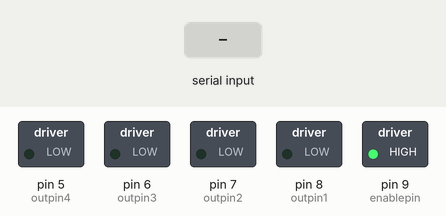
Simulated run of this sketch. Board: Arduino Uno, built with avr-gcc and run on an emulated ATmega328P. Shown: switched loads named in the sketch (green lamp = pin HIGH). The inputs (shaded band) are chosen by the test bench.

Above: at 1.2 s.
1.3 s: "f" received over Serial
At 2.5 s:
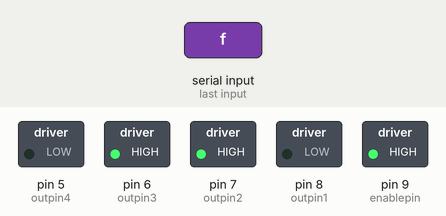
2.8 s: "b" received over Serial
At 3.9 s:
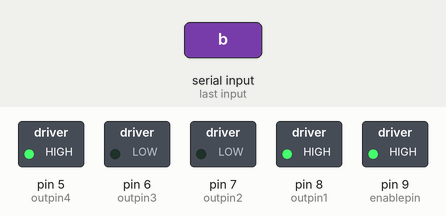
4.3 s: "l" received over Serial
At 5.0 s:
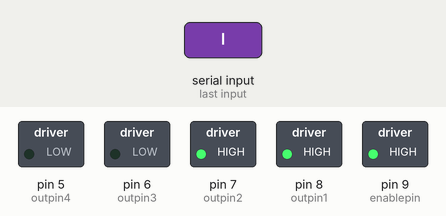
5.8 s: "r" received over Serial
At 6.1 s:
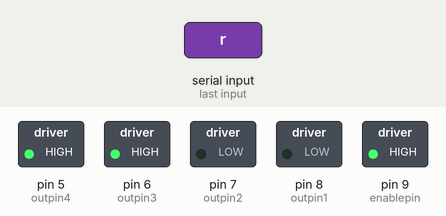
7.3 s: "s" received over Serial
At 8.5 s:
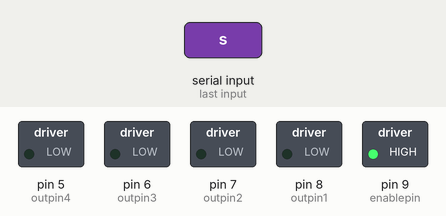
Timing chart, 0 to 9.8 s (numbered marks = the images above; inputs shaded):
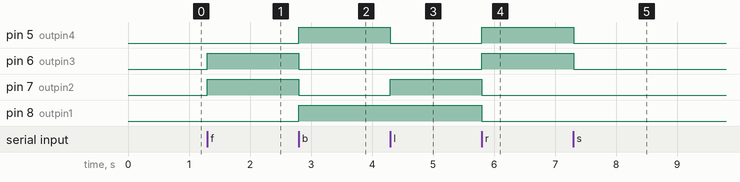

The sketch:

L239_motor_driver.ino
```cpp
int outpin1 = 8; //-ve right motor
int outpin2 = 7; //+ve right motor
int outpin3 = 6; //+ve left motor
int outpin4 = 5; //-ve left motor
int enablepin=9;
char n;

void setup() {
  // put your setup code here, to run once:
  pinMode(outpin1, OUTPUT);
  pinMode(outpin2, OUTPUT);
  pinMode(outpin3, OUTPUT);
  pinMode(outpin4, OUTPUT);
  pinMode(enablepin,OUTPUT);
  digitalWrite(enablepin,HIGH);
  Serial.begin(9600);
}

void loop() {
  // put your main code here, to run repeatedly:
  while (Serial.available())
  {
    n = (char)Serial.read();

  if (n == 'f')
  {
    digitalWrite(outpin1, LOW);
    digitalWrite(outpin2, HIGH);
    digitalWrite(outpin3, HIGH);
    digitalWrite(outpin4, LOW);
  }
  else if (n == 'b')
  {
    digitalWrite(outpin1, HIGH);
    digitalWrite(outpin2, LOW);
    digitalWrite(outpin3, LOW);
    digitalWrite(outpin4, HIGH);
  }
  else if (n == 'l')
  {
     digitalWrite(outpin1,HIGH );
    digitalWrite(outpin2, HIGH);
    digitalWrite(outpin3, LOW);
    digitalWrite(outpin4, LOW);
  }
  else if (n == 'r')
  {
     digitalWrite(outpin1,LOW );
    digitalWrite(outpin2, LOW);
    digitalWrite(outpin3, HIGH);
    digitalWrite(outpin4, HIGH);
  }

  else if (n == 's')
  {
    digitalWrite(outpin1, LOW);
    digitalWrite(outpin2, LOW);
    digitalWrite(outpin3, LOW);
    digitalWrite(outpin4, LOW);
  }
  }


}
```

Measured:
- after the input at 1.3 s, pin 6 (outpin3), pin 7 (outpin2): LOW → HIGH at once
- after the input at 2.8 s, pin 5 (outpin4), pin 8 (outpin1): LOW → HIGH at once; pin 6 (outpin3), pin 7 (outpin2): HIGH → LOW at once
- after the input at 4.3 s, pin 5 (outpin4): HIGH → LOW at once; pin 7 (outpin2): LOW → HIGH at once
- after the input at 5.8 s, pin 5 (outpin4), pin 6 (outpin3): LOW → HIGH at once; pin 7 (outpin2), pin 8 (outpin1): HIGH → LOW at once
- after the input at 7.3 s, pin 5 (outpin4), pin 6 (outpin3): HIGH → LOW at once
